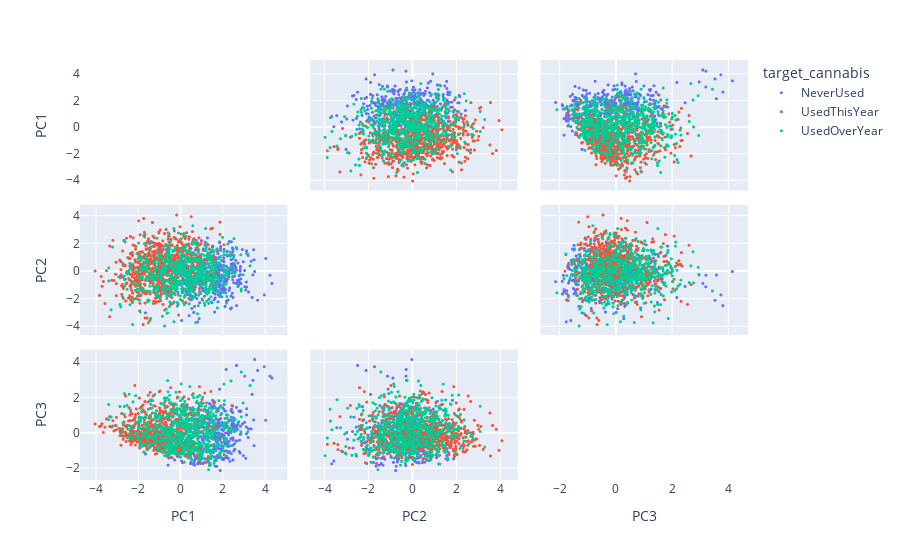

Notebook code for this chart:
### Markdown cell above
Dans tous les cas de figure, c'est illisible.
<br><br>
Désormais, 2D PCA graph with the principal components.

### Code cell
labels = {
    str(i): f"PC {i+1} ({var:.1f}%)"
    for i, var in enumerate(pca.explained_variance_ratio_ * 100)
}

fig = px.scatter_matrix(
    pca_df,
    labels=labels,
    dimensions=pca_df.columns[:-1],
    color=pca_df["target_cannabis"]
)
fig.update_traces(diagonal_visible=False,marker={'size': 3})
fig.show()

### Figure 1 — Plotly figure (JSON) as saved in the notebook; plotly's stock layout.template omitted (floating-point values rounded to 4 significant figures; data arrays with more than 128 entries replaced by an {"elided": "..."} marker saying what was removed)
{"data": [{"diagonal": {"visible": false}, "dimensions": [{"axis": {"matches": true}, "label": "PC1", "values": {"elided": "412 float values"}}, {"axis": {"matches": true}, "label": "PC2", "values": {"elided": "412 float values"}}, {"axis": {"matches": true}, "label": "PC3", "values": {"elided": "412 float values"}}], "hovertemplate": "target_cannabis=NeverUsed<br>%{xaxis.title.text}=%{x}<br>%{yaxis.title.text}=%{y}<extra></extra>", "legendgroup": "NeverUsed", "marker": {"color": "#636efa", "size": 3, "symbol": "circle"}, "name": "NeverUsed", "showlegend": true, "type": "splom"}, {"diagonal": {"visible": false}, "dimensions": [{"axis": {"matches": true}, "label": "PC1", "values": {"elided": "778 float values"}}, {"axis": {"matches": true}, "label": "PC2", "values": {"elided": "778 float values"}}, {"axis": {"matches": true}, "label": "PC3", "values": {"elided": "778 float values"}}], "hovertemplate": "target_cannabis=UsedThisYear<br>%{xaxis.title.text}=%{x}<br>%{yaxis.title.text}=%{y}<extra></extra>", "legendgroup": "UsedThisYear", "marker": {"color": "#EF553B", "size": 3, "symbol": "circle"}, "name": "UsedThisYear", "showlegend": true, "type": "splom"}, {"diagonal": {"visible": false}, "dimensions": [{"axis": {"matches": true}, "label": "PC1", "values": {"elided": "679 float values"}}, {"axis": {"matches": true}, "label": "PC2", "values": {"elided": "679 float values"}}, {"axis": {"matches": true}, "label": "PC3", "values": {"elided": "679 float values"}}], "hovertemplate": "target_cannabis=UsedOverYear<br>%{xaxis.title.text}=%{x}<br>%{yaxis.title.text}=%{y}<extra></extra>", "legendgroup": "UsedOverYear", "marker": {"color": "#00cc96", "size": 3, "symbol": "circle"}, "name": "UsedOverYear", "showlegend": true, "type": "splom"}], "layout": {"dragmode": "select", "legend": {"title": {"text": "target_cannabis"}, "tracegroupgap": 0}, "margin": {"t": 60}}}
